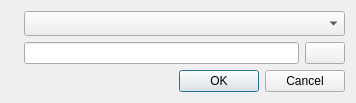
<?xml version="1.0" encoding="UTF-8"?>
<ui version="4.0">
 <class>AddDictDialog</class>
 <widget class="QDialog" name="AddDictDialog">
  <property name="geometry">
   <rect>
    <x>0</x>
    <y>0</y>
    <width>356</width>
    <height>103</height>
   </rect>
  </property>
  <property name="windowTitle">
   <string>Dialog</string>
  </property>
  <layout class="QVBoxLayout" name="verticalLayout">
   <item>
    <layout class="QFormLayout" name="formLayout">
     <item row="0" column="0">
      <widget class="QLabel" name="typeLabel">
       <property name="text">
        <string/>
       </property>
       <property name="buddy">
        <cstring>typeComboBox</cstring>
       </property>
      </widget>
     </item>
     <item row="0" column="1">
      <widget class="QComboBox" name="typeComboBox">
       <property name="sizePolicy">
        <sizepolicy hsizetype="MinimumExpanding" vsizetype="MinimumExpanding">
         <horstretch>0</horstretch>
         <verstretch>0</verstretch>
        </sizepolicy>
       </property>
      </widget>
     </item>
     <item row="1" column="0">
      <widget class="QLabel" name="pathLabel">
       <property name="text">
        <string/>
       </property>
       <property name="buddy">
        <cstring>urlLineEdit</cstring>
       </property>
      </widget>
     </item>
     <item row="1" column="1">
      <layout class="QHBoxLayout" name="horizontalLayout">
       <item>
        <widget class="QLineEdit" name="urlLineEdit"/>
       </item>
       <item>
        <widget class="QPushButton" name="browseButton">
         <property name="text">
          <string/>
         </property>
         <property name="icon">
          <iconset theme="document-open">
           <normaloff/>
          </iconset>
         </property>
        </widget>
       </item>
      </layout>
     </item>
    </layout>
   </item>
   <item>
    <widget class="QDialogButtonBox" name="buttonBox">
     <property name="orientation">
      <enum>Qt::Horizontal</enum>
     </property>
     <property name="standardButtons">
      <set>QDialogButtonBox::Cancel|QDialogButtonBox::Ok</set>
     </property>
    </widget>
   </item>
  </layout>
 </widget>
 <resources/>
 <connections>
  <connection>
   <sender>buttonBox</sender>
   <signal>accepted()</signal>
   <receiver>AddDictDialog</receiver>
   <slot>accept()</slot>
   <hints>
    <hint type="sourcelabel">
     <x>248</x>
     <y>254</y>
    </hint>
    <hint type="destinationlabel">
     <x>157</x>
     <y>274</y>
    </hint>
   </hints>
  </connection>
  <connection>
   <sender>buttonBox</sender>
   <signal>rejected()</signal>
   <receiver>AddDictDialog</receiver>
   <slot>reject()</slot>
   <hints>
    <hint type="sourcelabel">
     <x>316</x>
     <y>260</y>
    </hint>
    <hint type="destinationlabel">
     <x>286</x>
     <y>274</y>
    </hint>
   </hints>
  </connection>
 </connections>
</ui>
